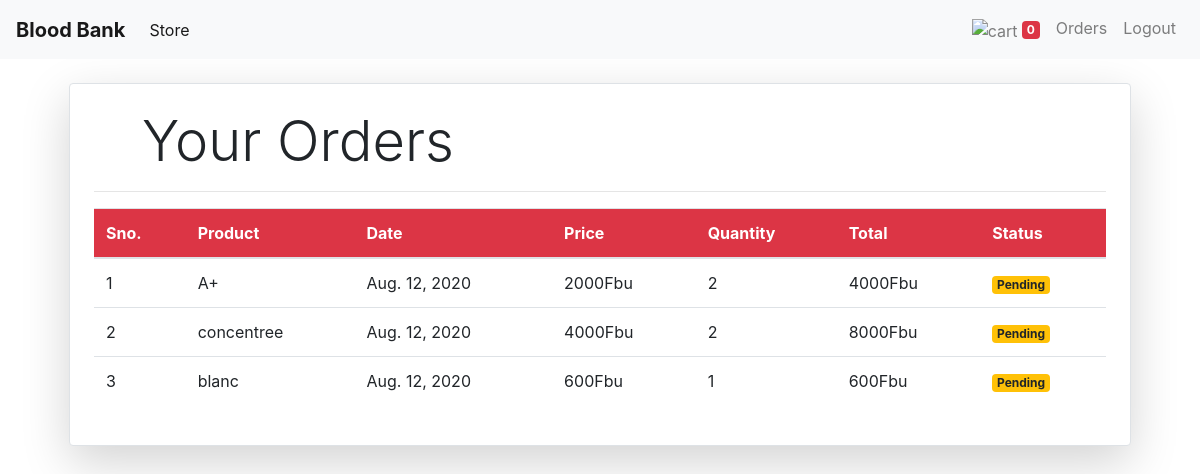
Screenshot of /orders (signed in) with the database file from the repository.
### store/models/orders.py (models this page shows, shortened)
class Order(models.Model):
    product = models.ForeignKey(Product,
                                on_delete=models.CASCADE)
    customer = models.ForeignKey(Customer,
                                 on_delete=models.CASCADE)
    quantity = models.IntegerField(default=1)
    price = models.IntegerField()
    address = models.CharField(max_length=50, default='', blank=True)
    phone = models.CharField(max_length=50, default='', blank=True)
    date = models.DateField(default=datetime.datetime.today)
    status = models.BooleanField(default=False)
    @staticmethod
    def get_orders_by_customer(customer_id):
        return Order.objects.filter(customer=customer_id).order_by('-date')

### store/models/product.py (models this page shows, shortened)
class Product(models.Model):
    name = models.CharField(max_length=40)
    price = models.DecimalField(max_digits=20, decimal_places=2)
    category = models.ForeignKey(Category, on_delete= models.CASCADE, default=1)

### store/views/orders.py (the view)
# urls.py: path('orders', OrderView.as_view(), name = 'orders'),
class OrderView(View):
    def get(self , request ):
        customer = request.session.get('customer')
        orders = Order.get_orders_by_customer(customer)
        print(orders)
        return render(request , 'orders.html'  , {'orders' : orders})

### store/templatetags/custom_filter.py (called while the page is built)
@register.filter(name='currency')
def currency(number):
    return str(number) + "Fbu"

@register.filter(name='multiply')
def multiply(number , number1):
    return number * number1

### store/templates/orders.html
{% extends 'base.html' %}
{% block content %}
{% load cart %}
{% load custom_filter %}
<div class="container">
   <div class="border rounded p-4 m-4 shadow-lg p-3 mb-5 bg-white rounded">
        <p class="display-4 pl-4 ml-4 ">Your Orders</p>
        <hr>
        <table class="table">
            <thead class="bg-danger text-white">
                <tr>
                    <th>Sno.</th>
                    <th>Product</th>
                    <th>Date</th>
                    <th>Price</th>
                    <th>Quantity</th>
                    <th>Total</th>
                    <th>Status</th>
                </tr>
            </thead>
            <tbody>
                {% for order in orders %}
                <tr>
                    <td>{{forloop.counter}}</td>
                    <td>{{order.product.name}}</td>
                    <td>{{order.date}}</td>
                    <td>{{order.price|currency}}</td>
                    <td>{{order.quantity}}</td>
                    <td>{{order.quantity|multiply:order.price|currency}}</td>
                    {% if order.status %}
                    <td><small class="badge badge-success">Completed</small></td>
                    {%else%}
                    <td><small class="badge badge-warning">Pending</small></td>
                    {% endif %}
                </tr>
                {% endfor %}
            </tbody>
        </table>
   </div>
</div>
{% endblock %}

### rows the page displays
Order: product.name "A+", date "Aug. 12, 2020", price "2000Fbu", quantity "2", quantity|multiply "4000Fbu", status "Pending"
Order: product.name "concentree", date "Aug. 12, 2020", price "4000Fbu", quantity "2", quantity|multiply "8000Fbu", status "Pending"
Order: product.name "blanc", date "Aug. 12, 2020", price "600Fbu", quantity "1", quantity|multiply "600Fbu", status "Pending"

### other values shown
{{ request.session.cart.keys|length }} "0"
